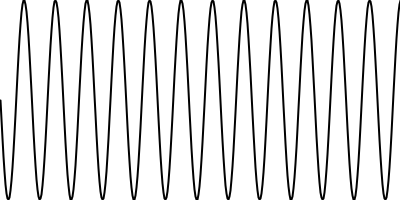
Frame 1 (no input)
Frame 60 (the mouse pressed at the canvas centre just before this capture): identical to frame 1, image omitted
Frame 120 (the mouse held since frame 60 and released just before this capture): identical to frame 1, image omitted

The Processing sketch that drew this single still picture (run headless with seeded random() and noise(); from frame 60 on, the mouse is pressed at the canvas centre):

// Processing sketch: oscillationWavePattern02
// ── oscillationWavePattern02.pde
float angle = 0;
float angleVel = 0.2;
float amplitude = 100;

void setup() {
  size(400, 200);
  background(255);
  
  drawWave();
}

void drawWave() {
  stroke(0);
  strokeWeight(2);
  noFill();
  
  beginShape();
    for (int x = 0; x <= width; x++) {
      float y = map(sin(angle), -1, 1, 0, height);
      vertex(x, y);
      angle += angleVel;
    }
  endShape();
}

void draw() {
  
}

void keyPressed() {
  if (key == CODED) {
    if (keyCode == UP) {
      angleVel += 0.01;
    }
    if (keyCode == DOWN) {
      angleVel -= 0.01;
    }
    background(255);
    drawWave();
  }
}
